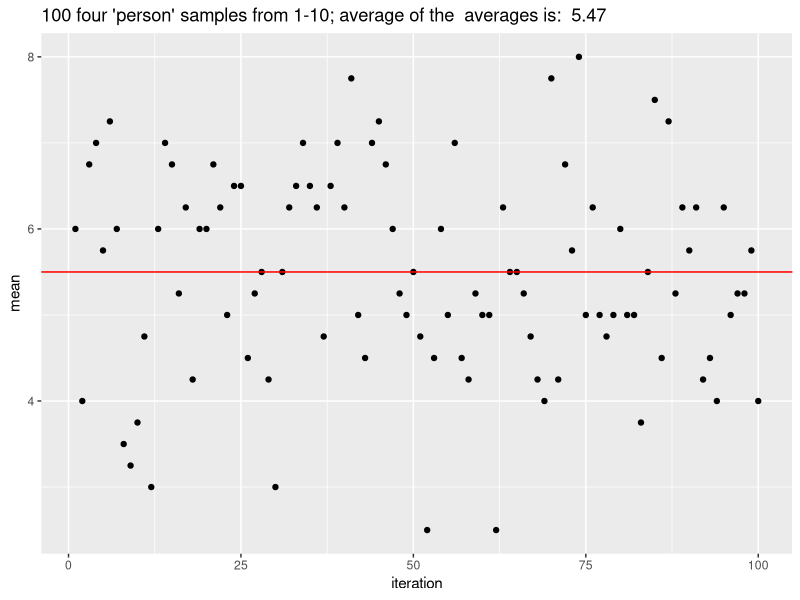

This figure's R source:
library(ggplot2)


df <- data.frame()
for(i in 1:100){
    samp <- sample(1:10, 4)
    tmp <- data.frame(iteration = i,
                      mean = mean(samp),
                      median = median(samp),
                      samp = paste(samp, collapse = ","))
    
    df <- rbind(df, tmp)
}

ggplot(data = df, aes(x = iteration, y = mean)) +
    geom_point() +
    # geom_line() +
    geom_hline(yintercept = mean(1:10), color = "red") + 
    ggtitle(paste(dim(df)[1], "four 'person' samples from 1-10; average of the",
                  " averages is: ", mean(df$mean)))
